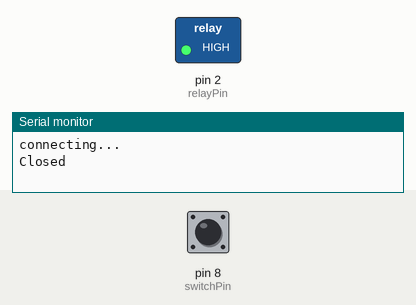
This sketch was run on a simulated Arduino Uno, built for the host (arithmetic inside an expression is 32-bit, double 64-bit). Shown: switched loads named in the sketch (green lamp = pin HIGH), the last lines printed to the serial monitor. Inputs (shaded band) come from the test bench; at power-on: pin 8 (switchPin) HIGH. WiFi joins after 1.5 s; servers stay silent unless stated; uploads are accepted with an empty reply; random numbers use the default seed unless the sketch sets one; pins used as bus, display or sensor lines are not drawn.

Above: at 3.7 s.
3.8 s: pin 8 (switchPin) pulled LOW for 1.2 s
At 5.9 s:
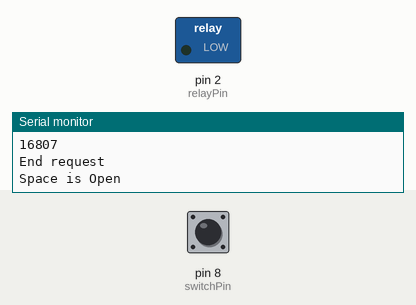
6.5 s: pin 8 (switchPin) pulled LOW for 3.2 s
At 11.4 s:
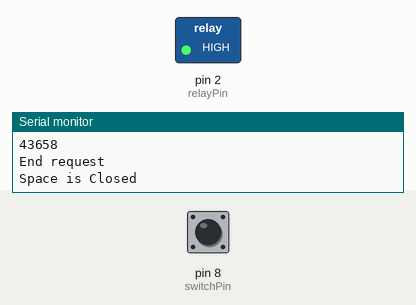
Timing chart, 0 to 12.9 s (numbered marks = the images above; inputs shaded):
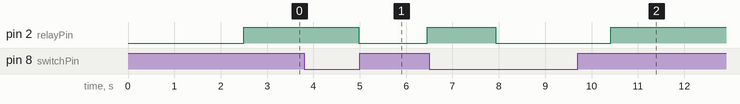

The sketch:

MakerSmithStopLight.ino
```cpp
#include <SPI.h>
#include <EthernetV2_0.h>
#include <HttpClient.h>

byte mac[] = {  0xDE, 0xAD, 0xBE, 0xBE, 0xFE, 0xED };
//IPAddress server(173,194,33,104); // Google

// Initialize the Ethernet client library
// with the IP address and port of the server
// that you want to connect to (port 80 is default for HTTP):
EthernetClient client;
#define W5200_CS  10
#define SDCARD_CS 4

const int switchPin = 8;
const int relayPin = 2;
//const bool stateChanged = false;
bool startup = true;
int currentState  = 0;
#define LIB_DOMAIN "arduino-tweet.appspot.com"
const char* token = "4832247938-64qLNQms41xEyYrtYFMwINi7hYn7dU4kHL06UOG";
// Number of milliseconds to wait without receiving any data before we give up
const int kNetworkTimeout = 30*1000;
// Number of milliseconds to wait if no data is available before trying again
const int kNetworkDelay = 1000;


void setup() {
  // put your setup code here, to run once:
  pinMode(switchPin, INPUT_PULLUP);
  pinMode(relayPin, OUTPUT);
  digitalWrite(relayPin, LOW);

  // Open serial communications and wait for port to open:
  Serial.begin(9600);
  pinMode(SDCARD_CS,OUTPUT);
  digitalWrite(SDCARD_CS,HIGH);//Deselect the SD card

  // start the Ethernet connection:
  if (Ethernet.begin(mac) == 0)
  {
      Serial.println("Failed to configure Ethernet using DHCP");
      // no point in carrying on, so do nothing forevermore:
      for(;;)
      ;
  }
    // give the Ethernet shield a second to initialize:
  delay(1000);
  Serial.println("connecting...");


}

void loop() {
  // put your main code here, to run repeatedly:
  if(startup)
  {
    //Read the state of the switch and setup lights, but
    //do not send a tweet since the light may have just
    //unpluged
    if(digitalRead(switchPin) == 1)
    {
        currentState = 1;
        digitalWrite(relayPin, HIGH);
        Serial.println("Closed");
    }
    else
    {
        currentState = 0;
        digitalWrite(relayPin, LOW);
        Serial.println("Open");
    }
    startup = false;
  }
  else
  {
    if(digitalRead(switchPin) != currentState)
    {
      if(digitalRead(switchPin) == 1)
      {
          currentState = 1;
          UpdateTwitter(currentState);
          digitalWrite(relayPin, HIGH);
          Serial.println("Space is Closed");
      }
      else
      {
          currentState = 0;
          UpdateTwitter(currentState);
          digitalWrite(relayPin, LOW);
          Serial.println("Space is Open");
      }
    }
  }
  delay(1000);

}


void UpdateTwitter(int state)
{
  int err =0;
  String response;
  String status;

  HttpClient http(client);
  err = http.get("www.timeapi.org", "/est/now");
  if (err == 0)
  {
    err = http.responseStatusCode();
    if (err >= 0)
    {
      err = http.skipResponseHeaders();
      if (err >= 0)
      {
        int bodyLen = http.contentLength();
        unsigned long timeoutStart = millis();
        char c;
        while ( (http.connected() || http.available()) &&
               ((millis() - timeoutStart) < kNetworkTimeout) )
        {
            if (http.available())
            {
                c = http.read();
                response += c;
                bodyLen--;
                timeoutStart = millis();
            }
            else
            {
                delay(kNetworkDelay);
            }
        }
      }
      else
      {
        Serial.print("Failed to skip response headers: ");
        Serial.println(err);
      }
    }
    else
    {
      Serial.print("Getting response failed: ");
      Serial.println(err);
    }
  }
  else
  {
    Serial.print("Connect failed: ");
    Serial.println(err);
    response = random(100000);
  }
  Serial.println(response);
  Serial.println("End request");

  http.stop();

    if(state == 0)
    {
      if(err == -1)
      {
        status = "Space Open - ";
      }
      else
      {
        status = "Space Open at ";
      }
    }
    else
    {
      if(err == -1)
      {
        status = "Space Closed - ";
      }
      else
      {
        status = "Space Closed at ";
      }
    }


    String msg = "/update?token=4832247938-64qLNQms41xEyYrtYFMwINi7hYn7dU4kHL06UOG&status=" + status + response;
    msg.replace(" ", "%20");
    Serial.println(msg.c_str());

  err = http.get("arduino-tweet.appspot.com", msg.c_str());
  if (err == 0)
  {
    err = http.responseStatusCode();
    if (err >= 0)
    {
      err = http.skipResponseHeaders();
      if (err >= 0)
      {
        int bodyLen = http.contentLength();
        unsigned long timeoutStart = millis();
        char c;
        while ( (http.connected() || http.available()) &&
               ((millis() - timeoutStart) < kNetworkTimeout) )
        {
            if (http.available())
            {
                c = http.read();
                response += c;
                bodyLen--;
                timeoutStart = millis();
            }
            else
            {
                delay(kNetworkDelay);
            }
        }
      }
      else
      {
        Serial.print("Failed to skip response headers: ");
        Serial.println(err);
      }
    }
    else
    {
      Serial.print("Getting response failed: ");
      Serial.println(err);
    }
  }
  else
  {
    Serial.print("Connect failed: ");
    Serial.println(err);
    response = random(100000);
  }
  Serial.println(response);
  Serial.println("End request");

  http.stop();
}
```

Measured:
- after the input at 3.8 s, pin 2 (relayPin): HIGH → LOW after 1.2 s, → HIGH 1.5 s later
- after the input at 6.5 s, pin 2 (relayPin): HIGH → LOW after 1.4 s, → HIGH 2.5 s later
